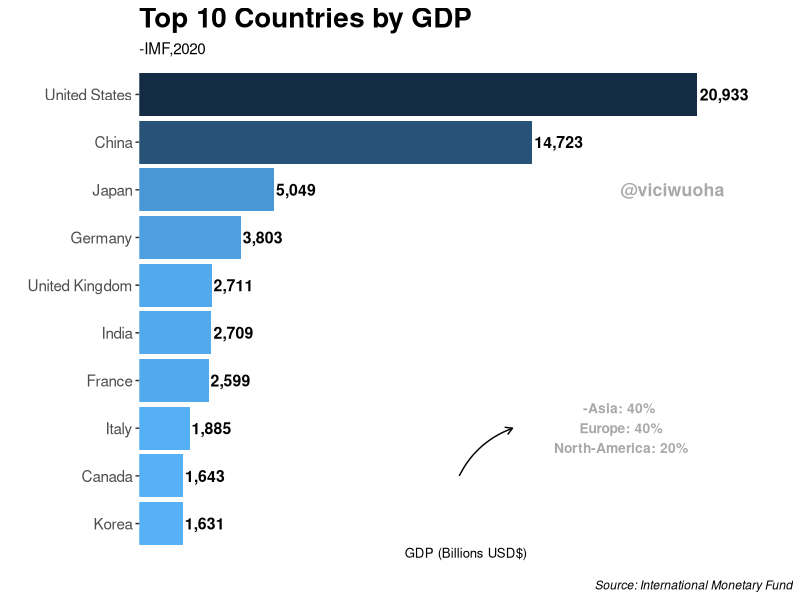

This figure's R source:
#simple bar plot
install.packages('readxl')
library('readxl')
library('ggplot2')
library('scales')
# get data and assign variables to data-frame columns
gdp<-read_excel("Top 10 GDP 2020.xlsx", sheet='Top Ten GDP-2020',col_names = TRUE)
View(gdp) #preview data
country<- gdp$Country
gdp_value<-gdp$GDP

# generate plot, round gdp to 1d.p and separate using the comma function
g<-ggplot(gdp,aes(x=reorder(country, gdp_value),y=gdp_value,
               fill=-gdp_value,label=comma(round(gdp_value),1)))+
  geom_col() +
  # avoid overlap of text and bar to make text visible, set data label formats
  geom_text(nudge_y = 1,size=4,hjust=-0.05,fontface='bold')+
  # set title and subtitle
  ggtitle(label = 'Top 10 Countries by GDP',subtitle = '-IMF,2020')+
  # adjust position of bar and figure limits to avoid plot going out of the canvas
  scale_y_continuous(expand=c(0,0),limits = c(0,24500))+
  labs(y='GDP (Billions USD$)', x='',
       caption='Source: International Monetary Fund')+#set label and caption
  # adjust sizes and alignment of axis, titles & labels
  theme(plot.title = element_text(size = 20,face='bold'))+
  theme(plot.caption = element_text(face = 'italic'))+
  theme(axis.text.x = element_text(hjust =0.05))+
  theme(axis.text.y=element_text(size = 11, hjust = 1))+
  coord_flip()+#flip x & Y co-ordinates
  theme(legend.position = "none",panel.background = element_blank())+
  # remove x-axis ticks and tick labels,set size for x-axis title
  theme(axis.text.x = element_blank())+
  theme(axis.ticks.x=element_blank(),
        axis.title.x = element_text(vjust =5, size =9.5))+
#add all annotations, watermark , body text and curve
  annotate(
    "text", label = "@viciwuoha",
    y = 20000, x = 8, size = 4.5, colour = "darkgrey", fontface='bold')+
  annotate( "text", label = "-Asia: 40%\n Europe: 40%\n North-America: 20%",
            y = 18000, x = 3, size = 3.5, colour = "darkgrey", fontface='bold')+
 #curvature determines curve direction, other parameters determine arrow position
   annotate(
    geom = "curve", x = 2, y = 12000, xend = 3, yend = 14000, 
    curvature = -.2, arrow = arrow(length = unit(2, "mm")))
g   

